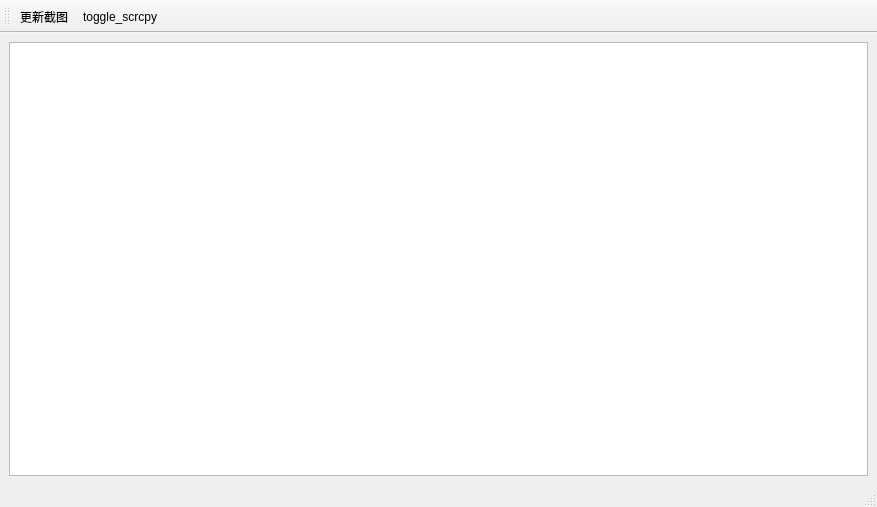
<?xml version="1.0" encoding="UTF-8"?>
<ui version="4.0">
 <class>UIScreenshotWindow</class>
 <widget class="QMainWindow" name="UIScreenshotWindow">
  <property name="geometry">
   <rect>
    <x>0</x>
    <y>0</y>
    <width>877</width>
    <height>507</height>
   </rect>
  </property>
  <property name="windowTitle">
   <string>Screenshot</string>
  </property>
  <widget class="QWidget" name="centralwidget">
   <layout class="QGridLayout" name="gridLayout">
    <item row="0" column="0">
     <widget class="QGraphicsView" name="screenshot_view">
      <property name="frameShape">
       <enum>QFrame::StyledPanel</enum>
      </property>
      <property name="frameShadow">
       <enum>QFrame::Sunken</enum>
      </property>
      <property name="midLineWidth">
       <number>0</number>
      </property>
      <property name="interactive">
       <bool>false</bool>
      </property>
      <property name="renderHints">
       <set>QPainter::Antialiasing</set>
      </property>
     </widget>
    </item>
   </layout>
  </widget>
  <widget class="QMenuBar" name="menubar">
   <property name="geometry">
    <rect>
     <x>0</x>
     <y>0</y>
     <width>877</width>
     <height>22</height>
    </rect>
   </property>
  </widget>
  <widget class="QStatusBar" name="statusbar"/>
  <widget class="QToolBar" name="toolBar">
   <property name="windowTitle">
    <string>toolBar</string>
   </property>
   <attribute name="toolBarArea">
    <enum>TopToolBarArea</enum>
   </attribute>
   <attribute name="toolBarBreak">
    <bool>false</bool>
   </attribute>
   <addaction name="update_screenshot_action"/>
   <addaction name="toggle_scrcpy_action"/>
  </widget>
  <action name="update_screenshot_action">
   <property name="icon">
    <iconset>
     <normaloff>D:/Storage/WorkinProgress/fugue-icons-3.5.6-src/bonus/icons-32/monitor.png</normaloff>D:/Storage/WorkinProgress/fugue-icons-3.5.6-src/bonus/icons-32/monitor.png</iconset>
   </property>
   <property name="text">
    <string>更新截图</string>
   </property>
  </action>
  <action name="toggle_scrcpy_action">
   <property name="checkable">
    <bool>true</bool>
   </property>
   <property name="icon">
    <iconset>
     <normaloff>D:/Storage/WorkinProgress/fugue-icons-3.5.6-src/bonus/icons-32/film.png</normaloff>D:/Storage/WorkinProgress/fugue-icons-3.5.6-src/bonus/icons-32/film.png</iconset>
   </property>
   <property name="text">
    <string>toggle_scrcpy</string>
   </property>
  </action>
 </widget>
 <resources/>
 <connections/>
</ui>
